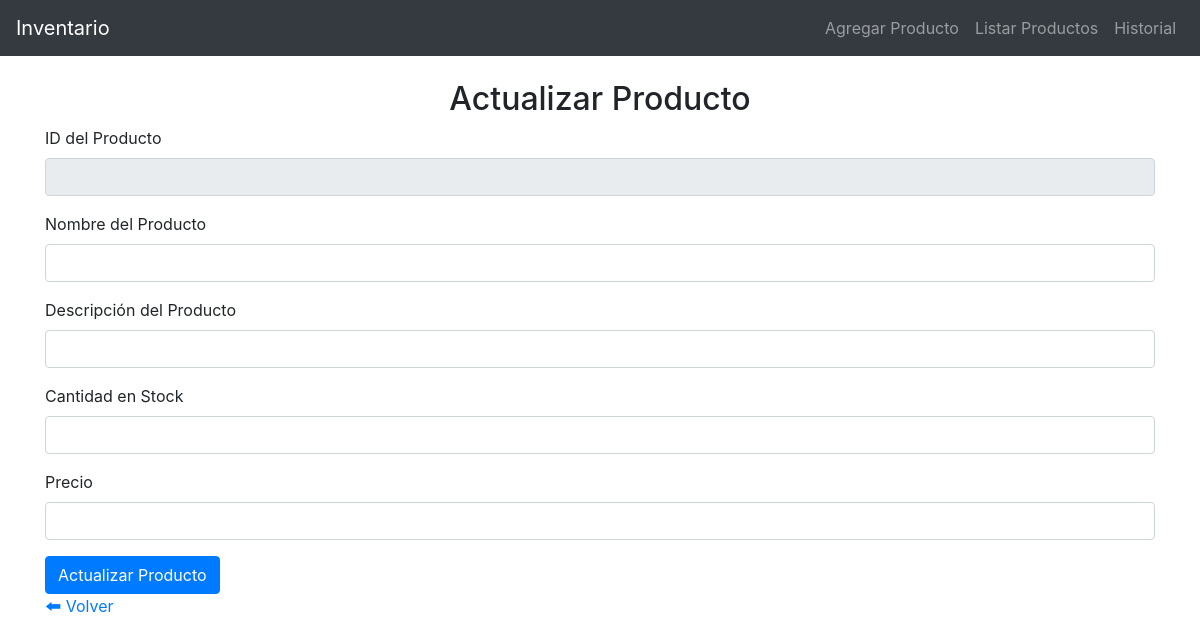
The app's page /actualizar/1, older data.
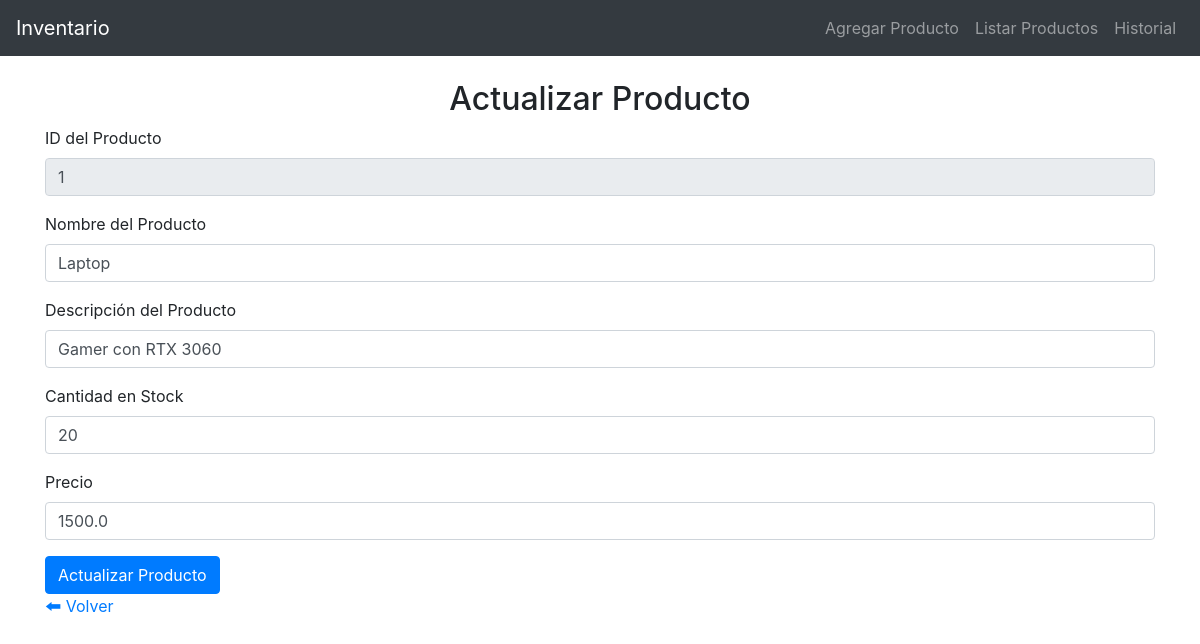
The same page, newer data.
### tables this page shows
CREATE TABLE productos (
            id INTEGER PRIMARY KEY AUTOINCREMENT,
            nombre TEXT UNIQUE NOT NULL,
            descripcion TEXT,
            cantidad INTEGER NOT NULL CHECK (cantidad >= 0),
            precio REAL NOT NULL CHECK (precio >= 0)
        );

### app.py (the view, shortened to what this page needs)
@app.route('/actualizar/<int:id_producto>', methods=['GET', 'POST'])
def actualizar(id_producto):
    producto = obtener_producto_por_id(id_producto)
    return render_template('actualizar_producto.html', producto=producto)

### database.py (called while the page is built)
def connect_db():
    conn = sqlite3.connect(DB_NAME)
    cursor = conn.cursor()
    return conn, cursor

def obtener_producto_por_id(id_producto):
    conn, cursor = connect_db()
    cursor.execute("SELECT * FROM productos WHERE id = ?", (id_producto,))
    producto = cursor.fetchone()
    conn.close()
    return producto

### templates/actualizar_producto.html
{% extends 'base.html' %}
{% block content %}
    <h2 class="text-center">Actualizar Producto</h2>
    <form action="/actualizar/{{ producto[0] }}" method="POST">
        <div class="form-group">
            <label for="id_producto">ID del Producto</label>
            <input type="number" class="form-control" id="id_producto" name="id_producto" value="{{ producto[0] }}" readonly>
        </div>
        <div class="form-group">
            <label for="nombre">Nombre del Producto</label>
            <input type="text" class="form-control" id="nombre" name="nombre" value="{{ producto[1] }}">
        </div>
        <div class="form-group">
            <label for="descripcion">Descripción del Producto</label>
            <input type="text" class="form-control" id="descripcion" name="descripcion" value="{{ producto[2] }}">
        </div>
        <div class="form-group">
            <label for="cantidad">Cantidad en Stock</label>
            <input type="number" class="form-control" id="cantidad" name="cantidad" value="{{ producto[3] }}">
        </div>
        <div class="form-group">
            <label for="precio">Precio</label>
            <input type="number" step="0.01" class="form-control" id="precio" name="precio" value="{{ producto[4] }}">
        </div>
        <button type="submit" class="btn btn-primary">Actualizar Producto</button>
    </form>
    <a href="/listar">&#x1F830; Volver</a>
{% endblock %}

Row changes from the older to the newer data that the page shows:
added productos: id_producto "1", nombre "Laptop", descripcion "Gamer con RTX 3060", cantidad "20", precio "1500.0"
